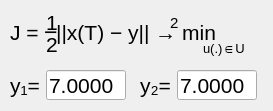
        <widget class="QWidget" name="tab_5">
         <attribute name="title">
          <string>Квадратичный</string>
         </attribute>
         <widget class="QLabel" name="label_J">
          <property name="geometry">
           <rect>
            <x>10</x>
            <y>20</y>
            <width>231</width>
            <height>25</height>
           </rect>
          </property>
          <property name="font">
           <font>
            <pointsize>16</pointsize>
           </font>
          </property>
          <property name="text">
           <string>J =   ||x(T) − y|| → min</string>
          </property>
         </widget>
         <widget class="QLabel" name="label_3">
          <property name="geometry">
           <rect>
            <x>203</x>
            <y>41</y>
            <width>42</width>
            <height>16</height>
           </rect>
          </property>
          <property name="font">
           <font>
            <pointsize>10</pointsize>
           </font>
          </property>
          <property name="text">
           <string>u(.)∈U</string>
          </property>
         </widget>
         <widget class="QLabel" name="label_5">
          <property name="geometry">
           <rect>
            <x>46</x>
            <y>10</y>
            <width>11</width>
            <height>25</height>
           </rect>
          </property>
          <property name="font">
           <font>
            <pointsize>16</pointsize>
           </font>
          </property>
          <property name="text">
           <string>1</string>
          </property>
         </widget>
         <widget class="QLabel" name="label_6">
          <property name="geometry">
           <rect>
            <x>44</x>
            <y>12</y>
            <width>23</width>
            <height>39</height>
           </rect>
          </property>
          <property name="font">
           <font>
            <pointsize>17</pointsize>
           </font>
          </property>
          <property name="text">
           <string>−</string>
          </property>
         </widget>
         <widget class="QLabel" name="label_7">
          <property name="geometry">
           <rect>
            <x>46</x>
            <y>32</y>
            <width>11</width>
            <height>25</height>
           </rect>
          </property>
          <property name="font">
           <font>
            <pointsize>16</pointsize>
           </font>
          </property>
          <property name="text">
           <string>2</string>
          </property>
         </widget>
         <widget class="QLabel" name="label_18">
          <property name="geometry">
           <rect>
            <x>170</x>
            <y>10</y>
            <width>11</width>
            <height>25</height>
           </rect>
          </property>
          <property name="font">
           <font>
            <pointsize>11</pointsize>
           </font>
          </property>
          <property name="text">
           <string>2</string>
          </property>
         </widget>
         <widget class="QWidget" name="">
          <property name="geometry">
           <rect>
            <x>140</x>
            <y>70</y>
            <width>124</width>
            <height>32</height>
           </rect>
          </property>
          <layout class="QFormLayout" name="formLayout_3">
           <item row="0" column="0">
            <widget class="QLabel" name="label_y2">
             <property name="font">
              <font>
               <pointsize>16</pointsize>
              </font>
             </property>
             <property name="text">
              <string>y₂=</string>
             </property>
            </widget>
           </item>
           <item row="0" column="1">
            <widget class="QLineEdit" name="lineEdit_y2">
             <property name="maximumSize">
              <size>
               <width>80</width>
               <height>30</height>
              </size>
             </property>
             <property name="font">
              <font>
               <pointsize>16</pointsize>
              </font>
             </property>
             <property name="text">
              <string>7.0000</string>
             </property>
            </widget>
           </item>
          </layout>
         </widget>
         <widget class="QWidget" name="">
          <property name="geometry">
           <rect>
            <x>10</x>
            <y>70</y>
            <width>124</width>
            <height>32</height>
           </rect>
          </property>
          <layout class="QFormLayout" name="formLayout_4">
           <item row="0" column="0">
            <widget class="QLabel" name="label_y1">
             <property name="font">
              <font>
               <pointsize>16</pointsize>
              </font>
             </property>
             <property name="text">
              <string>y₁=</string>
             </property>
            </widget>
           </item>
           <item row="0" column="1">
            <widget class="QLineEdit" name="lineEdit_y1">
             <property name="maximumSize">
              <size>
               <width>80</width>
               <height>30</height>
              </size>
             </property>
             <property name="font">
              <font>
               <pointsize>16</pointsize>
              </font>
             </property>
             <property name="text">
              <string>7.0000</string>
             </property>
            </widget>
           </item>
          </layout>
         </widget>
        </widget>
